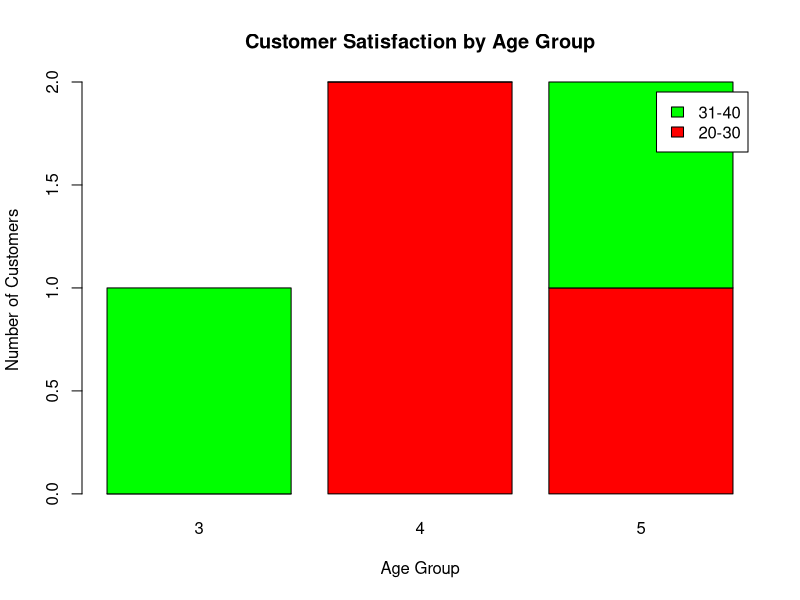

Here is the R script that generated this plot:
# Customer Data

age_group <- c("20-30", "20-30", "31-40", "20-30", "31-40")
score <- c(4, 5, 3, 4, 5)

# Create Table

data <- table(age_group, score)

# Stacked Bar Chart

barplot(data,
        beside = FALSE,
        col = c("red", "green", "blue"),
        main = "Customer Satisfaction by Age Group",
        xlab = "Age Group",
        ylab = "Number of Customers",
        legend = rownames(data))
